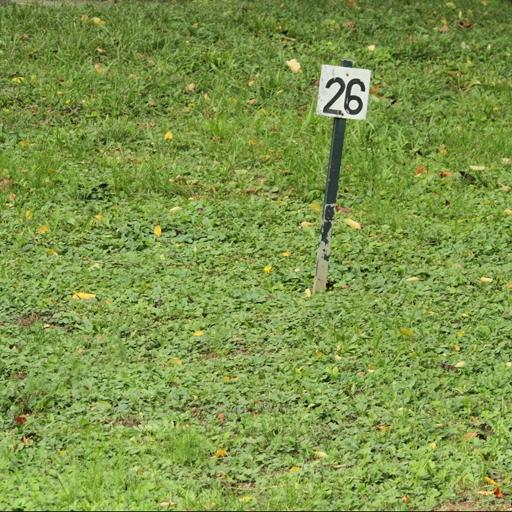
#> input picture images/040_O_JC9.jpg, 512 x 512 px
$ python -i code.py   (imports and definitions only)   (Python 2 division)
#> lines starting #> are read from the running program, lines starting #| are printed output that depends on the picture
import numpy as np
import numpy.linalg as LA
from skimage.color import rgb2gray
from scipy.ndimage.filters import convolve


# [394 lines left out: functions potentialKeypointDetection, localizingKeypoint, getPotentialKeypoints, detectKeypoints, kum_value, elli_des and 10 more, not called in this run]

def quantizeOrientation(theta, num_bins):
    bin_width = 360//num_bins
    return int(np.floor(theta)//bin_width)

# [61 lines left out: functions fitParabola, orientationAssignment, not called in this run]


#SIFT

class Improved_SIFT(object):
    # [23 lines left out: functions __init__, get_features, not called in this run]
import numpy.linalg as LA
from skimage.color import rgb2gray
from scipy.ndimage.filters import convolve


def potentialKeypointDetection(pyramidLayer, w=16):
    potentialKeypoint = []


    pyramidLayer[:,:,0] = 0
    pyramidLayer[:,:,-1] = 0

    for i in range(w//2+1, pyramidLayer.shape[0]-w//2-1):
        for j in range(w//2+1, pyramidLayer.shape[1]-w//2-1):
            for k in range(1, pyramidLayer.shape[2]-1):
                patch = pyramidLayer[i-1:i+2, j-1:j+2, k-1:k+2]
                #here the central point will have index 13

                if np.argmax(patch) == 13 or np.argmin(patch) == 13:
                    potentialKeypoint.append([i, j, k])

    return potentialKeypoint

def localizingKeypoint(pyramidLayer, x, y, s):
    dx = (pyramidLayer[y,x+1,s]-pyramidLayer[y,x-1,s])/2.
    dy = (pyramidLayer[y+1,x,s]-pyramidLayer[y-1,x,s])/2.
    ds = (pyramidLayer[y,x,s+1]-pyramidLayer[y,x,s-1])/2.

    dxx = pyramidLayer[y,x+1,s]-2*pyramidLayer[y,x,s]+pyramidLayer[y,x-1,s]
    dxy = ((pyramidLayer[y+1,x+1,s]-pyramidLayer[y+1,x-1,s]) - (pyramidLayer[y-1,x+1,s]-pyramidLayer[y-1,x-1,s]))/4.
    dxs = ((pyramidLayer[y,x+1,s+1]-pyramidLayer[y,x-1,s+1]) - (pyramidLayer[y,x+1,s-1]-pyramidLayer[y,x-1,s-1]))/4.
    dyy = pyramidLayer[y+1,x,s]-2*pyramidLayer[y,x,s]+pyramidLayer[y-1,x,s]
    dys = ((pyramidLayer[y+1,x,s+1]-pyramidLayer[y-1,x,s+1]) - (pyramidLayer[y+1,x,s-1]-pyramidLayer[y-1,x,s-1]))/4.
    dss = pyramidLayer[y,x,s+1]-2*pyramidLayer[y,x,s]+pyramidLayer[y,x,s-1]

    J = np.array([dx, dy, ds])
    HD = np.array([
        [dxx, dxy, dxs],
        [dxy, dyy, dys],
        [dxs, dys, dss]])

    offset = -LA.inv(HD).dot(J)
    return offset, J, HD[:2,:2], x, y, s

def getPotentialKeypoints(pyramidLayer, R_th, t_c, w):
    potentialKeypoint = potentialKeypointDetection(pyramidLayer, w)
    #print('%d candidate keypoints found' % len(potentialKeypoint))

    keypoints = []

    for i, cand in enumerate(potentialKeypoint):
        y, x, s = cand[0], cand[1], cand[2]
        offset, J, H, x, y, s = localizingKeypoint(pyramidLayer, x, y, s)

        contrast = pyramidLayer[y,x,s] + .5*J.dot(offset)
        if abs(contrast) < t_c: continue

        w, v = LA.eig(H)
        r = w[1]/w[0]
        R = (r+1)**2 / r
        if R > R_th: continue

        kp = np.array([x, y, s]) + offset
        if kp[1] >= pyramidLayer.shape[0] or kp[0] >= pyramidLayer.shape[1]: continue

        keypoints.append(kp)

    #print('%d keypoints found' % len(keypoints))
    return np.array(keypoints)

def detectKeypoints(DOG_Pyramid, R_th, t_c, w):
    finalKyepoints = []

    for pyramidLayer in DOG_Pyramid:
        finalKyepoints.append(getPotentialKeypoints(pyramidLayer, R_th, t_c, w))

    return finalKyepoints


#using KUM value API
# [146 lines left out: functions kum_value, elli_des, not called in this run]


#descriptor

def getPatchGrads(p):
    r1 = np.zeros_like(p)
    r1[-1] = p[-1]
    r1[:-1] = p[1:]

    r2 = np.zeros_like(p)
    r2[0] = p[0]
    r2[1:] = p[:-1]

    dy = r1-r2

    r1[:,-1] = p[:,-1]
    r1[:,:-1] = p[:,1:]

    r2[:,0] = p[:,0]
    r2[:,1:] = p[:,:-1]

    dx = r1-r2

    return dx, dy

def getHistogramSubregion(m, theta, num_bin, reference_angle, bin_width, subregion_w):
    hist = np.zeros(num_bin, dtype=np.float32)
    c = subregion_w/2 - .5

    for i, (mag, angle) in enumerate(zip(m, theta)):
        angle = (angle-reference_angle) % 360
        binno = quantizeOrientation(angle, num_bin)
        vote = mag

        # binno*bin_width is the start angle of the histogram bin
        # binno*bin_width+bin_width/2 is the center of the histogram bin
        # angle - " is the distance from the angle to the center of the bin
        hist_interp_weight = 1 - abs(angle - (binno*bin_width + bin_width/2))/(bin_width/2)
        vote *= max(hist_interp_weight, 1e-6)

        gy, gx = np.unravel_index(i, (subregion_w, subregion_w))
        x_interp_weight = max(1 - abs(gx - c)/c, 1e-6)
        y_interp_weight = max(1 - abs(gy - c)/c, 1e-6)
        vote *= x_interp_weight * y_interp_weight

        hist[binno] += vote

    return hist

def localDescriptor(kps, octave, w=16, num_subregion=4, num_bin=8):
    descs = []
    bin_width = 360//num_bin

    for kp in kps:
        cx, cy, s = int(kp[0]), int(kp[1]), int(kp[2])
        s = np.clip(s, 0, octave.shape[2]-1)
        kernel = gaussianFilter(w/6)
        L = octave[...,s]

        t, l = max(0, cy-w//2), max(0, cx-w//2)
        b, r = min(L.shape[0], cy+w//2+1), min(L.shape[1], cx+w//2+1)
        patch = L[t:b, l:r]

        dx, dy = getPatchGrads(patch)

        if dx.shape[0] < w+1:
            if t == 0: kernel = kernel[kernel.shape[0]-dx.shape[0]:]
            else: kernel = kernel[:dx.shape[0]]
        if dx.shape[1] < w+1:
            if l == 0: kernel = kernel[kernel.shape[1]-dx.shape[1]:]
            else: kernel = kernel[:dx.shape[1]]

        if dy.shape[0] < w+1:
            if t == 0: kernel = kernel[kernel.shape[0]-dy.shape[0]:]
            else: kernel = kernel[:dy.shape[0]]
        if dy.shape[1] < w+1:
            if l == 0: kernel = kernel[kernel.shape[1]-dy.shape[1]:]
            else: kernel = kernel[:dy.shape[1]]

        m, theta = toPolarGrad(dx, dy)


        subregion_w = w//num_subregion
        featvec = np.zeros(num_bin * num_subregion**2, dtype=np.float32)

        for i in range(0, subregion_w):
            for j in range(0, subregion_w):
                t, l = i*subregion_w, j*subregion_w
                b, r = min(L.shape[0], (i+1)*subregion_w), min(L.shape[1], (j+1)*subregion_w)

                hist = getHistogramSubregion(m[t:b, l:r].ravel(),
                                                theta[t:b, l:r].ravel(),
                                                num_bin,
                                                kp[3],
                                                bin_width,
                                                subregion_w)
                featvec[i*subregion_w*num_bin + j*num_bin:i*subregion_w*num_bin + (j+1)*num_bin] = hist.flatten()

        featvec /= max(1e-6, LA.norm(featvec))
        featvec[featvec>0.2] = 0.2
        featvec /= max(1e-6, LA.norm(featvec))
        descs.append(featvec)


    return descs


#DOGPYRA

def differenceOfGaussian_Octave(Octave_layer):
    octave = []

    for i in range(1, len(Octave_layer)):
        octave.append(Octave_layer[i] - Octave_layer[i-1])

    return np.concatenate([o[:,:,np.newaxis] for o in octave], axis=2)

def differenceOfGaussian_Pyramid(Gaussian_Pyramid):
    pyr = []

    for Octave_in_pyramid in Gaussian_Pyramid:
        pyr.append(differenceOfGaussian_Octave(Octave_in_pyramid))

    return pyr


#filter

def gaussianFilter(sigma):
    size = 2*np.ceil(3*sigma)+1
    x, y = np.mgrid[-size//2 + 1:size//2 + 1, -size//2 + 1:size//2 + 1]
    g = np.exp(-((x**2 + y**2)/(2.0*sigma**2))) / (2*np.pi*sigma**2)
    return g/g.sum()


#pyramid

def createOcatave(firstLevel, s, sigma):
    octave = [firstLevel]
    #generating different ocataves to form pyramid
    k = 2**(1/s)
    gaussianKernel = gaussianFilter(k * sigma)

    for i in range(s+2):
        nextLevel = convolve(octave[-1], gaussianKernel)

        octave.append(nextLevel)

    return octave

def createPyramid(image, octaveNum, s, sigma):
    pyramid = []
    #generating different ocataves pyramid
    for _ in range(octaveNum):
        octave = createOcatave(image, s, sigma)
        pyramid.append(octave)

        image = octave[-3][::2, ::2]

    return pyramid


#orientation

def toPolarGrad(dx, dy):
    m = np.sqrt(dx**2 + dy**2)
    theta = (np.arctan2(dy, dx)+np.pi) * 180/np.pi
    return m, theta

def get_grad(L, x, y):
    dy = L[min(L.shape[0]-1, y+1),x] - L[max(0, y-1),x]
    dx = L[y,min(L.shape[1]-1, x+1)] - L[y,max(0, x-1)]
    return toPolarGrad(dx, dy)

def quantizeOrientation(theta, num_bins):
    bin_width = 360//num_bins
    return int(np.floor(theta)//bin_width)

def fitParabola(hist, binno, bin_width):
    centerval = binno*bin_width + bin_width/2.

    if binno == len(hist)-1: rightval = 360 + bin_width/2.
    else: rightval = (binno+1)*bin_width + bin_width/2.

    if binno == 0: leftval = -bin_width/2.
    else: leftval = (binno-1)*bin_width + bin_width/2.

    A = np.array([
        [centerval**2, centerval, 1],
        [rightval**2, rightval, 1],
        [leftval**2, leftval, 1]])
    b = np.array([
        hist[binno],
        hist[(binno+1)%len(hist)],
        hist[(binno-1)%len(hist)]])

    x = LA.lstsq(A, b, rcond=None)[0]
    if x[0] == 0: x[0] = 1e-6
    return -x[1]/(2*x[0])

def orientationAssignment(kps, octave, num_bins=36):
    new_kps = []
    bin_width = 360//num_bins

    for kp in kps:
        cx, cy, s = int(kp[0]), int(kp[1]), int(kp[2])
        s = np.clip(s, 0, octave.shape[2]-1)

        sigma = kp[2]*1.5
        w = int(2*np.ceil(sigma)+1)
        kernel = gaussianFilter(sigma)

        L = octave[...,s]
        hist = np.zeros(num_bins, dtype=np.float32)

        for oy in range(-w, w+1):
            for ox in range(-w, w+1):
                x, y = cx+ox, cy+oy

                if x < 0 or x > octave.shape[1]-1: continue
                elif y < 0 or y > octave.shape[0]-1: continue

                m, theta = get_grad(L, x, y)
                weight = kernel[oy+w, ox+w] * m

                bin = quantizeOrientation(theta, num_bins)
                hist[bin] += weight

        max_bin = np.argmax(hist)
        new_kps.append([kp[0], kp[1], kp[2], fitParabola(hist, max_bin, bin_width)])

        max_val = np.max(hist)
        for binno, val in enumerate(hist):
            if binno == max_bin: continue

            if .8 * max_val <= val:
                new_kps.append([kp[0], kp[1], kp[2], fitParabola(hist, binno, bin_width)])

    return np.array(new_kps)


#SIFT

class Improved_SIFT(object):
    def __init__(self, im, s=3, num_octave=4, s0=1.3, sigma=1.6, r_th=10, t_c=0.03, w=16):
        self.im = convolve(rgb2gray(im), gaussianFilter(s0))
        self.s = s
        self.sigma = sigma
        self.num_octave = num_octave
        self.t_c = t_c
        self.R_th = (r_th+1)**2 / r_th
        self.w = w

    def get_features(self):
        gaussian_pyr = createPyramid(self.im, self.num_octave, self.s, self.sigma)
        DOG_Pyramid = differenceOfGaussian_Pyramid(gaussian_pyr)
        kp_pyr = detectKeypoints(DOG_Pyramid, self.R_th, self.t_c, self.w)
        feats = []

        for i, DoG_octave in enumerate(DOG_Pyramid):
            kp_pyr[i] = orientationAssignment(kp_pyr[i], DoG_octave)
            feats.append(localDescriptor(kp_pyr[i], DoG_octave))

        self.kp_pyr = kp_pyr
        self.feats = feats

        return feats

>>> import cv2
>>> picture = cv2.cvtColor(cv2.imread('../images/040_O_JC9.jpg'), cv2.COLOR_BGR2RGB)
>>> result = Improved_SIFT(picture).get_features()
#> in __init__, `self.im = convolve(rgb2gray(im), gaussianFilter(s0))`:
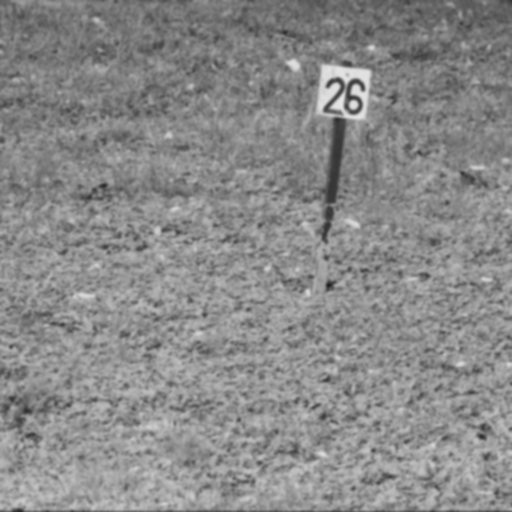
#> self.im: shape (512, 512) float64; min 0.119, max 0.899, mean 0.543
#> the loop in createPyramid, `for _ in range(octaveNum):` made 4 passes
#> pass 1, in createPyramid, `image = octave[-3][::2, ::2]`:
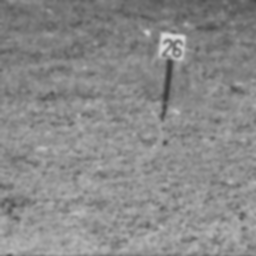
#> image: shape (256, 256) float64; min 0.24, max 0.854, mean 0.543
#> pass 3, in createPyramid, `image = octave[-3][::2, ::2]`:
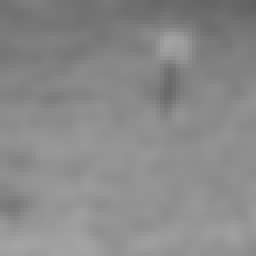
#> image: shape (64, 64) float64 (shown 4 times larger); min 0.377, max 0.646, mean 0.542
#> after the loop in createPyramid, `for _ in range(octaveNum):`: pyramid = 4 items
#> the loop in differenceOfGaussian_Pyramid, `for Octave_in_pyramid in Gaussian_Pyramid:` made 4 passes
#> the loop in detectKeypoints, `for pyramidLayer in DOG_Pyramid:` made 4 passes
#> the loop in get_features, `for i, DoG_octave in enumerate(DOG_Pyramid):` made 4 passes
